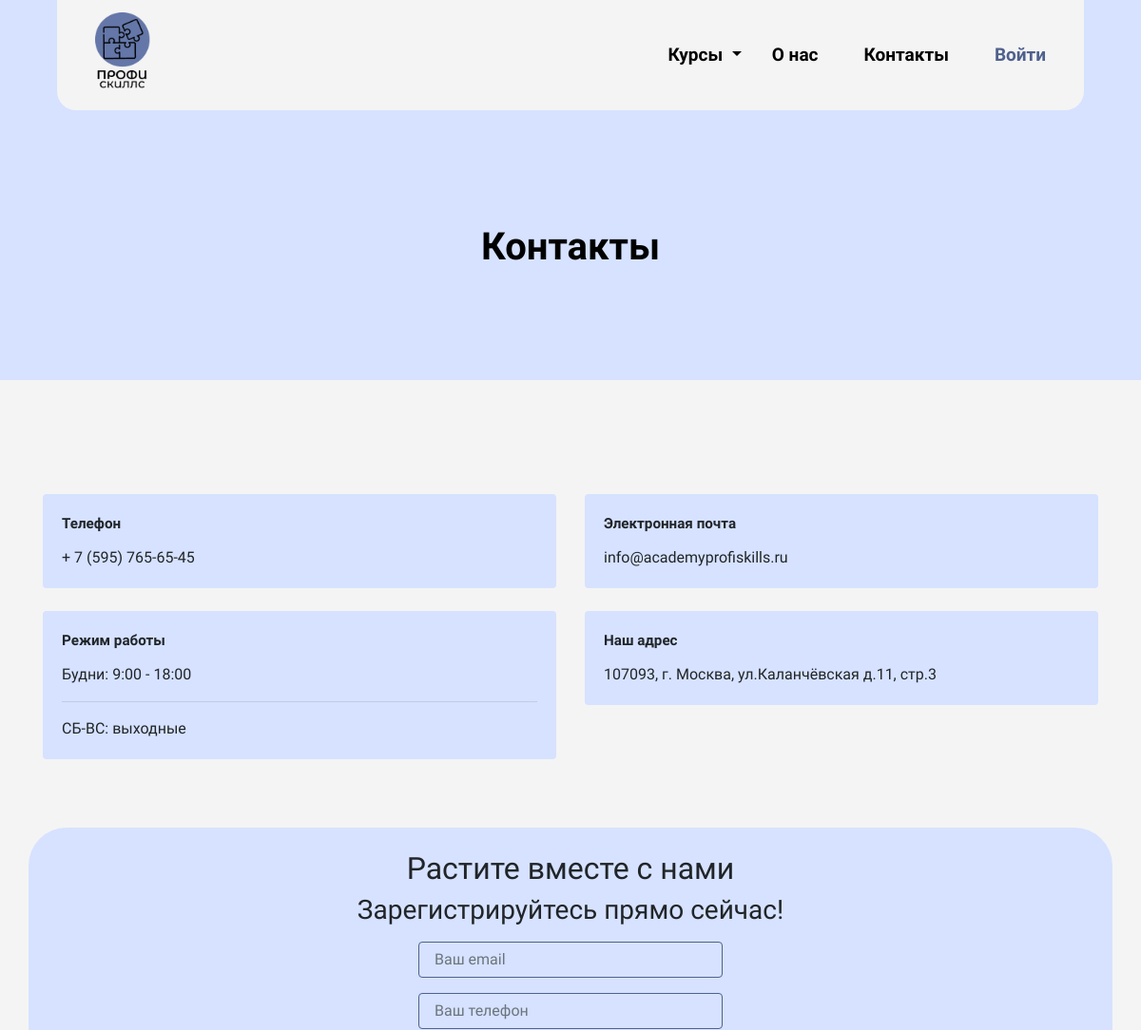
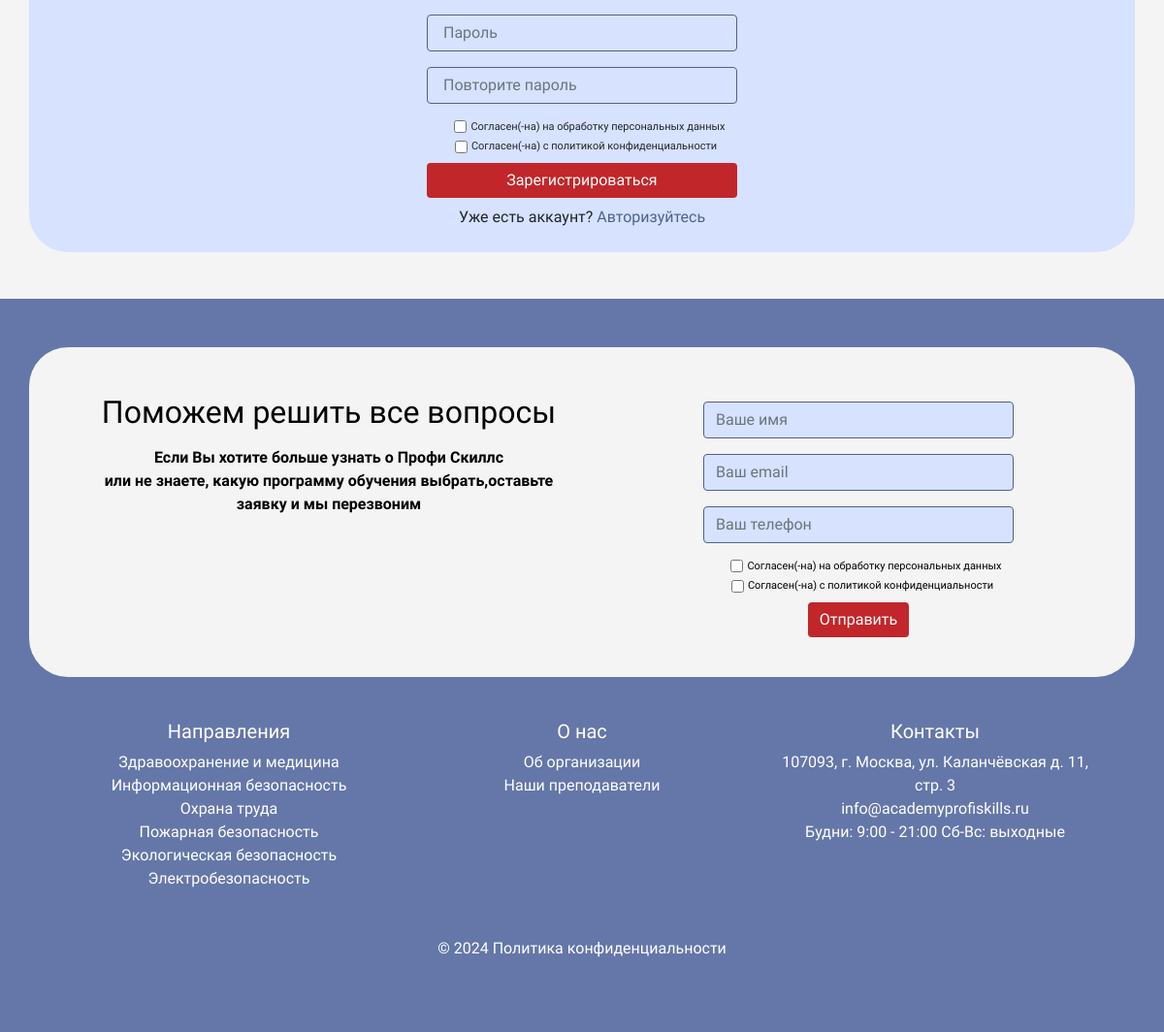
/contacts/, run on the app's committed database (2 pictures, top to bottom).
### profi_main/models.py (models this page shows, shortened)
class Category(models.Model):
    name = models.CharField(max_length=200, db_index=True)
    slug = models.SlugField(max_length=200, db_index=True, unique=True)
    class Meta:
        ordering = ('name',)
        verbose_name = 'Категория'
        verbose_name_plural = 'Категории'
    def get_absolute_url(self):
        return reverse('profi_main:product_list_by_category',
            args=[self.slug])

### profi_main/views.py (the view)
# urls.py: path('contacts/', views.contacts, name='contacts'),
def contacts(request):
    return render(request,'main/contacts.html')

### authorization/forms.py (shortened to what this page needs)
class UserRegisterForm(UserCreationForm):
    email = forms.EmailField(required=True)
    phone_number = forms.CharField(max_length=15, required=True)
    class Meta:
        model = User
        fields = ['email', 'phone_number', 'password1', 'password2']

### authorization/context_processors.py (called while the page is built)
def register_form(request):
    form = UserRegisterForm()
    return {'register_form': form}

### cart/context_processors.py (called while the page is built)
def cart(request):
    return {'cart': Cart(request)}

### profi_main/context_processors.py (called while the page is built)
def categories(request):
    return {'categories': Category.objects.all()}

def product_list(request, category_slug=None):
    category = None
    categories = Category.objects.all()
    products = Product.objects.filter(available=True)
    if category_slug:
        category = get_object_or_404(Category, slug=category_slug)
        products = products.filter(category=category)
    return {  'products': products }

def contact_form(request):
    return {
        'contact_form': ContactForm(prefix='contact')
    }

### templates/main/contacts.html (shortened to what this page needs)
{% extends "base_generic.html" %}
{% load static %}
{%block header%}
<link rel="stylesheet" href="{% static 'css/style.css' %}">
<section class="hero2">
    <section class="container">
        <header class="mb-0">
            <div class="container">
                <nav class="navbar navbar-expand-lg navbar-light">
                    <a class="navbar-brand"  href="{% url 'profi_main:index' %}">
                        <img src="{% static 'img/logo.png' %}" alt="Logo" class="ml-4 mr-5">
                    </a>
                    <div class="collapse navbar-collapse" id="navbarNav">
                        <ul class="navbar-nav ml-auto">
                            <li class="nav-item dropdown">
                                <a class="nav-link dropdown-toggle pl-3" style="color: black;" href="#" id="navbarDropdownMenuLink" role="button" data-toggle="dropdown" aria-haspopup="true" aria-expanded="false">
                                    Курсы
                                </a>
                            </li>
                            <li class="nav-item pl-3 pr-3"><a style="color: black;" href="{% url 'profi_main:about' %}" class="nav-link">О нас</a></li>
                            <li class="nav-item ml-3 pr-3"><a style="color: black;" href="{% url 'profi_main:contacts' %}" class="nav-link">Контакты</a></li>
                            {% if not request.user.is_authenticated %}
                                <li class="nav-item pl-3 pr-3"><a style='color:#4F618D' href="{% url 'authorization:login' %}" class="nav-link">Войти</a></li>
                                {% endif%}
                        </ul>
                    </div>
                </nav>
            </div>
        </header>
        <div class="container mt-4 pt-5 mb-5">
            <article class="zagolovok2 mt-5 text-center">
                <h1 style="font-weight: 700;" >Контакты</h1>
            </article>
        </div>
    </section>
</section>
{%endblock%}
{% block content2 %}
<div class="container mt-5" style="padding-top: 2%;">
    <div class="row mt-5">
        <div class="col-md-6 mb-4">
            <div class="card">
                <div class="card-body">
                    <div class="card-title">Телефон</div>
                    <div class="card-text1">+ 7 (595) 765-65-45</div>
            </div>
        </div>
    </div>
    <div class="col-md-6 mb-4">
        <div class="card">
            <div class="card-body">
                <div class="card-title">Электронная почта</div>
                <div class="card-text1">info@academyprofiskills.ru</div>
        </div>
    </div>
    </div>
    <div class="col-md-6 mb-4">
    <div class="card">
        <div class="card-body">
            <div class="card-title">Режим работы</div>
            <div class="card-text1">Будни: 9:00 - 18:00<hr>
                СБ-ВС: выходные</div>
    </div>
    </div>
    </div>
    <div class="col-md-6 mb-4">
        <div class="card">
            <div class="card-body">
                <div class="card-title">Наш адрес</div>
                <div class="card-text1">107093, г. Москва, ул.Каланчёвская д.11, стр.3</div>
        </div>
        </div>
        </div>
    </div>
</div>
{%endblock%}

### templates/base_generic.html (shortened to what this page needs)
{% load static %}
{% load widget_tweaks %}
<!DOCTYPE html>
<html lang="ru">
<head>
    <link rel="stylesheet" href="{% static 'css/style.css' %}">
    <link href="https://stackpath.bootstrapcdn.com/bootstrap/4.5.2/css/bootstrap.min.css" rel="stylesheet">
</head>
<body>
        {%block header%}{%endblock%}
        {%block content2%}
        {%endblock%}
        {%block reg%}
        {% if not request.user.is_authenticated %}
        <section class="text-center mb-5"   id="registration-form">
            <div class="container cta mb-5 mt-5">
                <h2 class="pt-4">Растите вместе с нами</h2>
                <h3 class="pb-2">Зарегистрируйтесь прямо сейчас!</h3>
                <form method="post" class="form-inline flex-column" action="{% url 'register' %}">
                    <div class="form-group mb-3 mx-auto">
                        {{ register_form.email|add_class:"form-control"|attr:"style: width:320px;border: #4F618D 1px solid;"|attr:"placeholder: Ваш email" }}
                    </div>
                    <div class="form-group mb-3 mx-auto">
                        {{ register_form.phone_number|add_class:"form-control"|attr:"style: width:320px;border: #4F618D 1px solid;"|attr:"placeholder: Ваш телефон" }}
                    </div>
                    <div class="form-group mb-3 mx-auto">
                        {{ register_form.password1|add_class:"form-control"|attr:"style: width:320px;border: #4F618D 1px solid;"|attr:"placeholder: Пароль" }}
                    </div>
                    <div class="form-group mb-3 mx-auto">
                        {{ register_form.password2|add_class:"form-control"|attr:"style: width:320px;border: #4F618D 1px solid;"|attr:"placeholder: Повторите пароль" }}
                    </div>
                    <div class="form-check mb-1 pl-3" style="font-size:11px;font-weight: 500;">
                        <input class="form-check-input" type="checkbox" value="" id="consent7" required>
                        <label class="form-check-label" for="consent7">
                            Согласен(-на) на обработку персональных данных
                        </label>
                    </div>
                    <div class="form-check mb-2 ml-2" style="font-size:11px;font-weight: 500;">
                        <input class="form-check-input" type="checkbox" value="" id="consent7" required>
                        <label class="form-check-label" for="consent7">
                            Согласен(-на) с политикой конфиденциальности
                        </label>
                    </div>
                    <div class="form-group mx-auto mb-2">
                        <button type="submit" class="btn btn-primary" style="width: 320px;">Зарегистрироваться</button>
                    </div>
                </form>
                <div class="form-group mb-5 mx-auto">
                    <p class="pb-4 mb-5"  style="font-weight: 500;">Уже есть аккаунт? <a class="mb-4" style="color: #4F618D;font-weight: 500;" href="{% url 'authorization:login' %}">Авторизуйтесь</a></p>
            </div>
            </div>
        </section>
    {% endif %}
    {%endblock%}
{%block footer%}
    <footer class="footer mt-3">
        <div class="container text-center ">
            <section class="cta2 text-center row" >
                <div class="text-container col-lg-6 col-md-12 col-sm-12">
                    <h2 class="mt-5 pl-lg-5">Поможем решить все вопросы</h2>
                    <p class="pl-lg-5 pt-2">Если Вы хотите больше узнать о Профи Скиллс<br> или не знаете, какую программу обучения выбрать,оставьте заявку и мы перезвоним</p>
                </div>
                <div class="form-container col-lg-6 col-md-12 col-sm-12 mt-2">
                    <form method="POST" class="form-inline flex-column" action="{% url 'contact' %}">
                        <div class="form-group mt-5 mb-3 mt-2 mx-auto">
                            {{ contact_form.name }}
                        </div>
                        <div class="form-group mb-3 mx-auto">
                            {{ contact_form.email }}
                        </div>
                        <div class="form-group mb-3 mx-auto">
                            {{ contact_form.phone_number }}
                        </div>
                        <div class="form-check mb-1 pl-3" style="font-size:11px;font-weight: 500;">
                            <input class="form-check-input" type="checkbox" value="" id="consent6" required>
                            <label class="form-check-label" for="consent6">
                                Согласен(-на) на обработку персональных данных
                            </label>
                        </div>
                        <div class="form-check mb-2  ml-2" style="font-size:11px;font-weight: 500;">
                            <input class="form-check-input" type="checkbox" value="" id="consent5" required>
                            <label class="form-check-label" for="consent5">
                                Согласен(-на) с политикой конфиденциальности
                            </label>
                        </div>
                        <div class="form-group mb-3 mx-auto">
                            <button type="submit" class="btn btn-primary">Отправить</button>
                        </div>
                    </form>
                </div>
            </section>
            <div class="container p-4">
                <div class="row">
                    <div class="col-lg-4 col-md-6 mb-4">
                        <h5 class="">Направления</h5>
                        <ul class="list-unstyled mb-0">
                            {% for c in categories %}
                            <li>
                            <a class="" href="{{ c.get_absolute_url }}">{{ c.name }}</a>
                            </li>
                            {% endfor %}
                        </ul>
                    </div>
                    <div class="col-lg-4 col-md-6 mb-4">
                        <h5 class="">О нас</h5>
                        <ul class="list-unstyled mb-0">
                        <li>
                           <a class=""  href="{% url 'profi_main:about' %}"> Об организации</a>
                            </li>
                            <li>
                                <a class=""  href="{% url 'profi_main:about' %}">Наши преподаватели</a>
                                </li>
                        </ul>
                    </div>
                    <div class="col-lg-4 col-md-6 mb-4">
                        <h5 class="">Контакты</h5>
                            <ul class="list-unstyled mb-0">
                                <li>107093, г. Москва, ул. Каланчёвская д. 11, стр. 3</li>
                                <li>info@academyprofiskills.ru</li>
                                <li>Будни: 9:00 - 21:00 Сб-Вс: выходные</li>
                            </ul>
                    </div
                    >
                    <div class="col-lg-12 col-md-12 mb-0 mt-4">
                        © 2024 <a href="{% static 'pdf/privacy_policy.pdf' %}" download="Политика_конфиденциальности.pdf">Политика конфиденциальности</a>
                    </div>
                </div>
            </div>
        </div>
    </footer>
{%endblock%}
</body>
</html>

### static/css/style.css (style rules this page uses)
body { background-color: #F4F4F4; font-family: 'Montserrat Alternates', sans-serif; }
.hero2 { background-color: #D6E2FF; background-size: cover; padding: 0; position: relative; color: black; height: 400px; }
.navbar { font-weight: 600; font-size: 19px; background-color: #F4F4F4; position: relative; z-index: 6; border-radius: 0 0 20px 20px; }
.navbar img { width: 65px; }
.cta { background-color: #D6E2FF; border-radius: 40px; font-weight: 700; z-index: 6; }
.cta2 { background-color: #F4F4F4; border-radius: 40px; font-weight: 700; z-index: 6; color: black; margin-bottom: 20px; height: 340px; }
.footer { background: #6477A8; color: #FFF; padding: 50px 0; }
.form-inline { align-items: center; }
.form-group { margin-bottom: 15px; }
.form-group input, .form-group button { width: 100%; border: 2px solid #17191D; background-color: #D6E2FF; }
.form-group button { border: none; background-color: #C1262A; }

### templates/main/contacts.html (style rules this page uses)
body { background-color: #F4F4F4; font-family: 'Montserrat Alternates', sans-serif; }
.card { font-family: 'Montserrat Alternates', sans-serif; background-color:#D6E2FF; border: none; }
.card-title { font-size: 0.95em; font-weight: 600; width: 100%; }
.card .card-text1 { text-align: start; }

### templates/base_generic.html (style rules this page uses)
footer a { color: white;text-decoration: none }
body { background-color: #F4F4F4; font-family: 'Montserrat Alternates', sans-serif; z-index: 5; }

### data on the page
Category: name "Здравоохранение и медицина"
Category: name "Информационная безопасность"
Category: name "Охрана труда"
Category: name "Пожарная безопасность"
Category: name "Экологическая безопасность"
Category: name "Электробезопасность"
